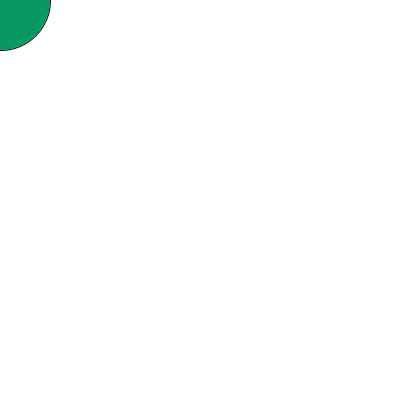
Frame 1 (no input)
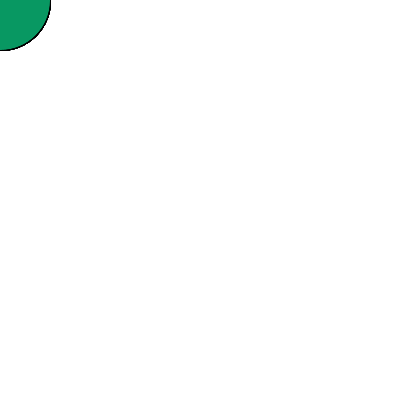
Frame 60 (the mouse pressed at the canvas centre just before this capture)
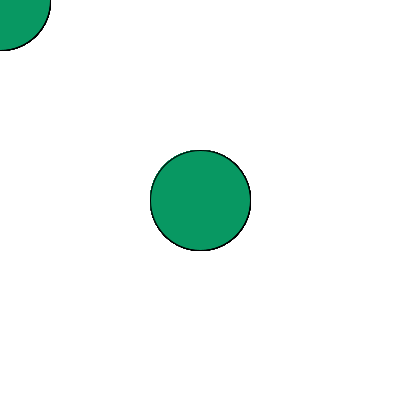
Frame 120 (the mouse held since frame 60 and released just before this capture)

The Processing sketch that drew these frames (run headless with seeded random() and noise(); from frame 60 on, the mouse is pressed at the canvas centre):

// Processing sketch: processing_1594
// ── processing_1594.pde

void setup(){
size(400,400);
background(255);
fill(8,152,98);
}
void draw(){
stroke(0);

ellipse(mouseX,mouseY,100,100);
}
